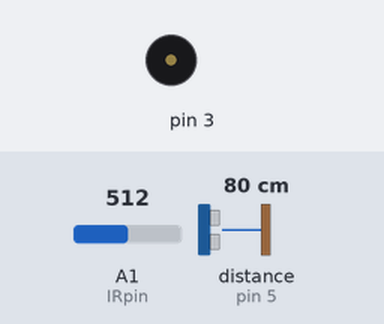
A sketch run on a simulated Arduino Uno, built with avr-gcc and run on an emulated ATmega328P. Shown: buzzer (waves = sounding). Wiring (inferred from the names in the program): ultrasonic range finder: trigger pin 4; echo pin 5. Inputs (shaded band) come from the test bench; at power-on: distance to the obstacle (sensor on pin 5) 80 cm, A1 (IRpin) = 512. The echo pulse lasts 58.3 µs per cm.

Above: at 1.2 s.
1.3 s: distance to the obstacle (sensor on pin 5) set to 18 cm
2.8 s: distance to the obstacle (sensor on pin 5) set to 13 cm
At 3.8 s:
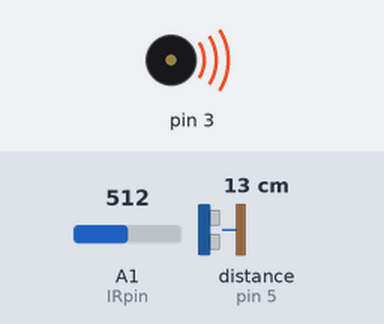
Timing chart, 0 to 5.8 s (numbered marks = the images above; inputs shaded):
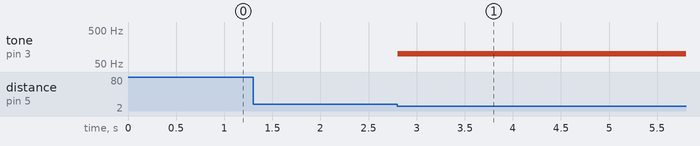

Measured:
- the behaviour switches between 16 and 15 cm on distance to the obstacle (sensor on pin 5) (found by bisection; images 0 and 1)
- after the input at 1.3 s, every drawn part: stays the same
- after the input at 2.8 s, tone on pin 3: silent → 100 Hz at once

The sketch:

sketch_oct25a.ino
```cpp
const int trigPin = 4;
const int echoPin = 5;
int IRpin = 1;
long duration;
float distance;
float volts;
int r;
int i;
void setup() {
pinMode(IRpin,INPUT);
pinMode(trigPin, OUTPUT); // Sets the trigPin as an Output
pinMode(echoPin, INPUT); // Sets the echoPin as an Input
}
float f(int trigPin1,int echoPin1)
{
  r=0;
  for(i=1;i<=2;i++)
  {
    digitalWrite(trigPin1, LOW);
    delayMicroseconds(2);
    digitalWrite(trigPin1, HIGH);
    delayMicroseconds(10);
    digitalWrite(trigPin1, LOW);
    duration = pulseIn(echoPin1, HIGH);
    r+= duration*0.034/2;
  }
  return r/2;
}
void MakeTone(float n)
{
  int noteDuration = 1100/4;
    tone(3,n,noteDuration);
    noTone(8);
}

void loop() {
  distance=f(trigPin,echoPin);
  if(distance<15)
  {
    MakeTone(100);
  }
  if(distance>30)
  {

   volts = analogRead(IRpin)*0.0048828125;
   distance = 65*pow(volts, -1.10);
   //here you should map distance to tone
   //y = map(distance, 30, 150, 350, 100);
   //MakeTone(y)
   Serial.println(distance);
  }

}
```
